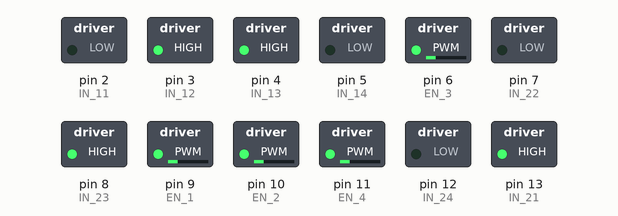
Bench run of a sketch on a simulated Arduino Uno, built with avr-gcc and run on an emulated ATmega328P. Parts: switched loads named in the sketch (green lamp = pin HIGH).

Above: at 0.05 s.
At 2.05 s:
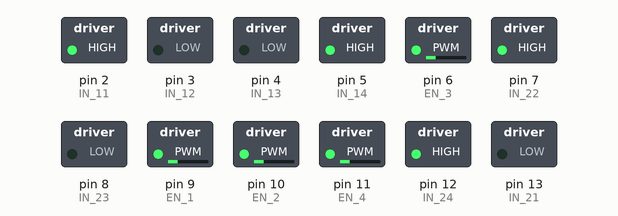
At 4.05 s:
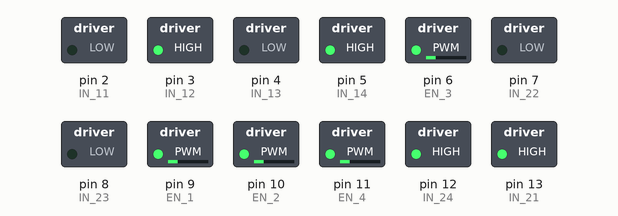
At 6.05 s:
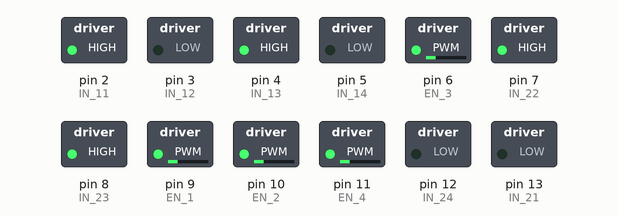
At 7.95 s:
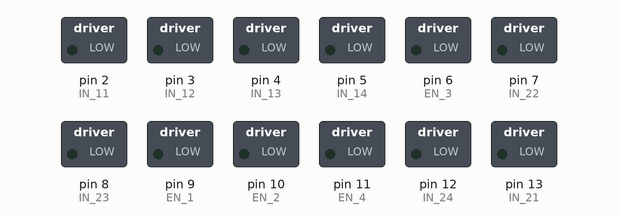
Timing chart, 0 to 10.4 s (numbered marks = the images above):
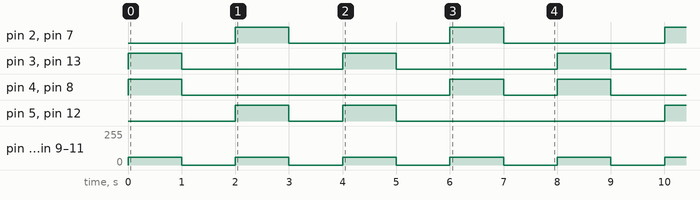

Measured:
- by itself, pin 2 (IN_11), pin 3 (IN_12), pin 7 (IN_22), pin 13 (IN_21): alternates HIGH for 1.0 s and LOW for 3.0 s
- by itself, pin 4 (IN_13), pin 8 (IN_23): repeats every 8.0 s: LOW 5.0 s, HIGH 1.0 s, LOW 1.0 s, HIGH 1.0 s
- by itself, pin 5 (IN_14), pin 12 (IN_24): repeats every 8.0 s: LOW 1.0 s, HIGH 1.0 s, LOW 5.0 s, HIGH 1.0 s
- by itself, pin 6 (EN_3), pin 9 (EN_1), pin 10 (EN_2), pin 11 (EN_4): alternates 60/255 for 1.0 s and 0/255 for 1.0 s

The sketch:

Exp1.ino
```cpp
// MECANUM WHEELS ROBOT
// ROBOT LK
// Define the motor control pins based on your setup
#define IN_11 2  // L298N #1, IN4 for IN4 for Back Left motor
#define IN_12 3  // L298N #1, IN3 for IN3 for Back Left motor
#define IN_13 4  // L298N #1, IN2 for Back Right motor
#define IN_14 5  // L298N #1, IN1 for Back Right motor
#define EN_1 9   // Enable pin for L298N #1 (Back motors)
#define EN_2 10  // Enable pin for L298N #1 (Back motors)

#define IN_21 13  // L298N #2, IN4 for Front Right motor
#define IN_22 7   // L298N #2, IN3 for Front Right motor
#define IN_23 8   // L298N #2, IN2 for Front Left motor
#define IN_24 12  // L298N #2, IN1 for Front Left motor
#define EN_3 6    // Enable pin for L298N #2 (Front motors)
#define EN_4 11   // Enable pin for L298N #2 (Front motors)

int command;  // Int to store app command state.
boolean state = 1;
void stopRobot() {
  digitalWrite(IN_11, LOW);
  digitalWrite(IN_12, LOW);
  digitalWrite(IN_13, LOW);
  digitalWrite(IN_14, LOW);
  digitalWrite(IN_24, LOW);
  digitalWrite(IN_23, LOW);
  digitalWrite(IN_22, LOW);
  digitalWrite(IN_21, LOW);
  analogWrite(EN_1, 0);
  analogWrite(EN_2, 0);
  analogWrite(EN_3, 0);
  analogWrite(EN_4, 0);
}
void back() {
  digitalWrite(IN_11, HIGH);
  digitalWrite(IN_12, LOW);
  digitalWrite(IN_13, LOW);
  digitalWrite(IN_14, HIGH);
  digitalWrite(IN_24, HIGH);
  digitalWrite(IN_23, LOW);
  digitalWrite(IN_22, HIGH);
  digitalWrite(IN_21, LOW);
  analogWrite(EN_1, 60);
  analogWrite(EN_2, 60);
  analogWrite(EN_3, 60);
  analogWrite(EN_4, 60);
}
void forward() {
  digitalWrite(IN_11, LOW);
  digitalWrite(IN_12, HIGH);
  digitalWrite(IN_13, HIGH);
  digitalWrite(IN_14, LOW);
  digitalWrite(IN_24, LOW);
  digitalWrite(IN_23, HIGH);
  digitalWrite(IN_22, LOW);
  digitalWrite(IN_21, HIGH);
  analogWrite(EN_1, 60);
  analogWrite(EN_2, 60);
  analogWrite(EN_3, 60);
  analogWrite(EN_4, 60);
}
void left() {
  digitalWrite(IN_11, HIGH);
  digitalWrite(IN_12, LOW);
  digitalWrite(IN_13, HIGH);
  digitalWrite(IN_14, LOW);
  digitalWrite(IN_24, LOW);
  digitalWrite(IN_23, HIGH);
  digitalWrite(IN_22, HIGH);
  digitalWrite(IN_21, LOW);
  analogWrite(EN_1, 60);
  analogWrite(EN_2, 60);
  analogWrite(EN_3, 60);
  analogWrite(EN_4, 60);
}
void right() {
  digitalWrite(IN_11, LOW);
  digitalWrite(IN_12, HIGH);
  digitalWrite(IN_13, LOW);
  digitalWrite(IN_14, HIGH);
  digitalWrite(IN_24, HIGH);
  digitalWrite(IN_23, LOW);
  digitalWrite(IN_22, LOW);
  digitalWrite(IN_21, HIGH);
  analogWrite(EN_1, 60);
  analogWrite(EN_2, 60);
  analogWrite(EN_3, 60);
  analogWrite(EN_4, 60);
}

void setup() {
  Serial.begin(9600);
  pinMode(IN_11, OUTPUT);
  pinMode(IN_12, OUTPUT);
  pinMode(IN_13, OUTPUT);
  pinMode(IN_14, OUTPUT);
  pinMode(IN_21, OUTPUT);
  pinMode(IN_22, OUTPUT);
  pinMode(IN_23, OUTPUT);
  pinMode(IN_24, OUTPUT);
  pinMode(EN_1, OUTPUT);
  pinMode(EN_2, OUTPUT);
  pinMode(EN_3, OUTPUT);
  pinMode(EN_4, OUTPUT);
}
void loop() {
  forward();
  delay(1000);
  stopRobot();
  delay(1000);
  back();
  delay(1000);
  stopRobot();
  delay(1000);
  right();
  delay(1000);
  stopRobot();
  delay(1000);
  left();
  delay(1000);
  stopRobot();
  delay(1000);
}
```
